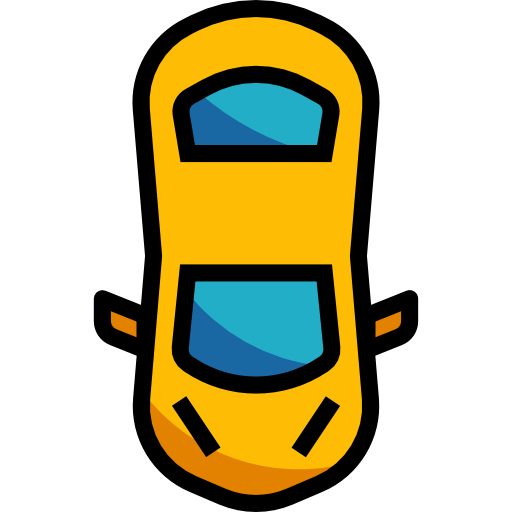
#> input picture images/voiture.png, 512 x 512 px
$ python change_color.py
#> lines starting #> are read from the running program, lines starting #| are printed output that depends on the picture
from PIL import Image

def change_colors(image_path, output_path):
#> called with image_path = 'images/voiture.png', output_path = 'voiture_blanche.png'
    img = Image.open(image_path).convert("RGBA")
#> img is the input picture: PIL image 512x512 RGBA; mean R, G, B, A 196.7, 190.3, 155.5, 112.8
    datas = img.getdata()

    new_data = []
    for item in datas:
        if item[0] != 0 or item[1] != 0 or item[2] != 0 or item[3] == 0:
            new_data.append((255, 255, 255, item[3]))
        else:
            new_data.append(item)
#> after the loop, new_data = 262144 items

    img.putdata(new_data)
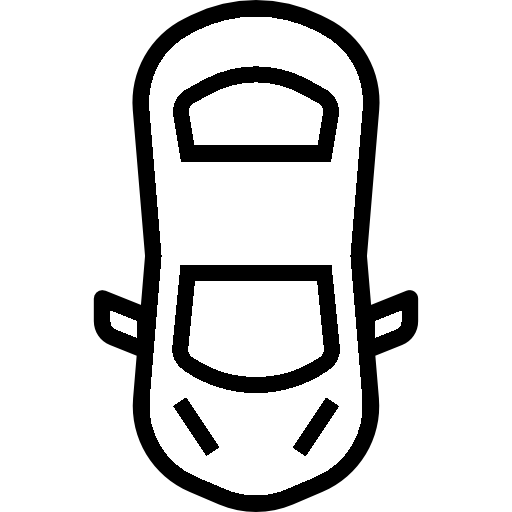
#> img: PIL image 512x512 RGBA; mean R, G, B, A 214.7, 214.7, 214.7, 112.8; transparent parts drawn white
    img.save(output_path)

change_colors("images/voiture.png", "voiture_blanche.png")
